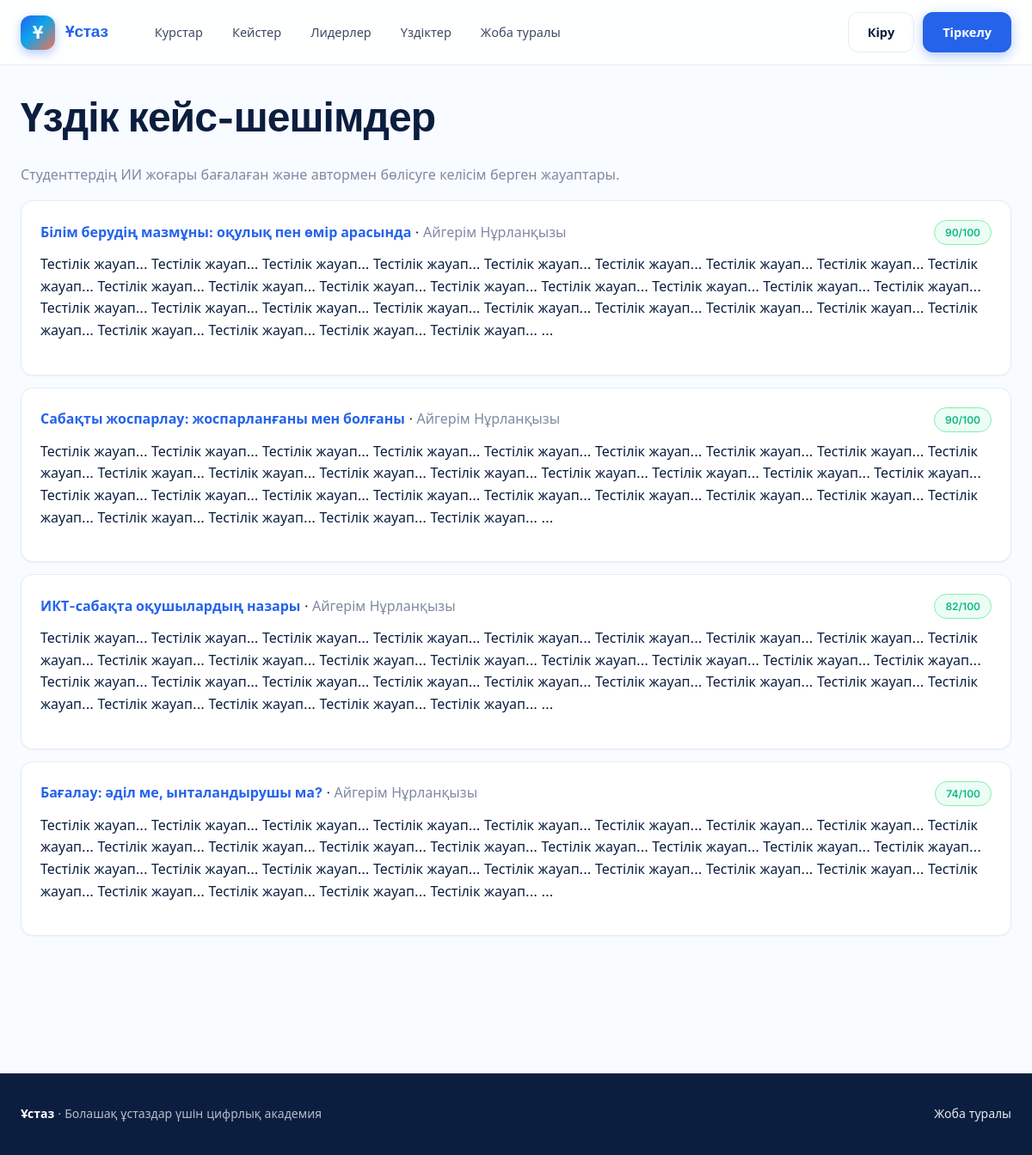
Screenshot of /s/best/ with the database file from the repository.
### assessments/models.py (models this page shows, shortened)
class CaseSubmission(models.Model):
    class Status(models.TextChoices):
        DRAFT = "draft", "Жоба"
        GRADED = "graded", "Бағаланды"
        FAILED = "failed", "Қате"
    case = models.ForeignKey(CaseStudy, on_delete=models.CASCADE, related_name="submissions")
    user = models.ForeignKey(
        settings.AUTH_USER_MODEL, on_delete=models.CASCADE, related_name="case_submissions"
    )
    response = models.TextField()
    status = models.CharField(max_length=8, choices=Status.choices, default=Status.DRAFT)
    score = models.PositiveSmallIntegerField(default=0)
    criteria_scores = models.JSONField(default=list, blank=True)
    feedback = models.TextField(blank=True)
    is_public = models.BooleanField(default=False)
    submitted_at = models.DateTimeField(auto_now_add=True)
    graded_at = models.DateTimeField(null=True, blank=True)
    class Meta:
        ordering = ["-submitted_at"]

class CaseStudy(models.Model):
    class Difficulty(models.TextChoices):
        EASY = "easy", "Жеңіл"
        MEDIUM = "medium", "Орта"
        HARD = "hard", "Күрделі"
    module = models.ForeignKey(
        Module, on_delete=models.SET_NULL, null=True, blank=True, related_name="cases"
    )
    course = models.ForeignKey(
        Course, on_delete=models.CASCADE, related_name="cases"
    )
    title = models.CharField(max_length=255)
    situation = models.TextField(help_text="Педагогикалық жағдайдың сипаттамасы")
    questions = models.JSONField(
        default=list, help_text="['Бұл жағдайда мұғалім не істеуі керек?', ...]"
    )
    expert_analysis = models.TextField(blank=True, help_text="Методист дайындаған эталондық талдау")
    rubric = models.JSONField(default=dict, blank=True)
    difficulty = models.CharField(max_length=8, choices=Difficulty.choices, default=Difficulty.MEDIUM)
    min_words = models.PositiveIntegerField(default=150)
    is_published = models.BooleanField(default=True)
    created_at = models.DateTimeField(auto_now_add=True)
    class Meta:
        ordering = ["-created_at"]
        verbose_name_plural = "Case studies"

### accounts/models.py (models this page shows, shortened)
class User(AbstractUser):
    class Role(models.TextChoices):
        STUDENT = "student", "Студент"
        METHODIST = "methodist", "Методист"
        ADMIN = "admin", "Әкімші"
    email = models.EmailField(blank=True)
    role = models.CharField(max_length=16, choices=Role.choices, default=Role.STUDENT)
    avatar = models.ImageField(upload_to="avatars/", blank=True, null=True)
    bio = models.TextField(blank=True)
    university = models.ForeignKey(
        University, on_delete=models.SET_NULL, null=True, blank=True, related_name="students"
    )
    region = models.ForeignKey(
        Region, on_delete=models.SET_NULL, null=True, blank=True, related_name="users"
    )
    specialty = models.ForeignKey(
        Specialty, on_delete=models.SET_NULL, null=True, blank=True, related_name="users"
    )
    year_of_study = models.PositiveSmallIntegerField(null=True, blank=True)
    locale = models.CharField(max_length=8, default="kk")
    is_profile_public = models.BooleanField(default=True)
    last_seen = models.DateTimeField(null=True, blank=True)
    REQUIRED_FIELDS = []
    @property
    def display_name(self):
        return self.get_full_name() or self.username

### social/views.py (the view)
# urls.py: path("best/", views.best_solutions, name="best_solutions"),
def best_solutions(request):
    qs = (
        CaseSubmission.objects.filter(is_public=True, status=CaseSubmission.Status.GRADED)
        .select_related("user", "case")
        .order_by("-score", "-submitted_at")[:50]
    )
    from django.shortcuts import render
    return render(request, "social/best_solutions.html", {"submissions": qs})

### templates/social/best_solutions.html (shortened to what this page needs)
{% extends "base.html" %}
{% block content %}
<div class="container">
  <h1>Үздік кейс-шешімдер</h1>
  <p class="muted">Студенттердің ИИ жоғары бағалаған және автормен бөлісуге келісім берген жауаптары.</p>
  {% for s in submissions %}
    <div class="card">
      <div style="display:flex; justify-content:space-between; align-items:center;">
        <div>
          <a href="{% url 'assessments:case_detail' s.case.id %}"><strong>{{ s.case.title }}</strong></a>
          · <span class="muted">{{ s.user.display_name }}</span>
        </div>
        <span class="pill pill-success">{{ s.score }}/100</span>
      </div>
      <p style="white-space:pre-wrap; margin-top:10px;">{{ s.response|truncatewords:60 }}</p>
    </div>
  {% empty %}
    <p class="muted">Әзірге бөлісілген шешім жоқ.</p>
  {% endfor %}
</div>
{% endblock %}

### static/css/app.css (style rules this page uses)
:root { --bg: #f8fbff; --bg-tint: #eff6ff; --bg-dark: #0b1e3f; --surface: #ffffff; --surface-2: #f7faff; --ink: #0b1e3f; --ink-soft: #3c4a64; --muted: #7e89a3; --line: #e6ecf5; --line-strong: #cfd9ea; --primary: #2563eb; --primary-600: #1d4ed8; --primary-50: #eff6ff; --primary-100: #dbeafe; --accent: #fb7050; --accent-600: #ea5a3a; --pop: #facc15; --pop-pink: #ec4899; --gradient: linear-gradient(135deg, #2563eb 0%, #0ea5e9 45%, #fb7050 100%); --gradient-soft: linear-gradient(135deg, #dbeafe 0%, #cffafe 50%, #fed7aa 100%); --success: #10b981; --warning: #f59e0b; --danger: #ef4444; --shadow-sm: 0 1px 2px rgba(11, 30, 63, 0.05); --shadow: 0 4px 16px rgba(37, 99, 235, 0.10), 0 1px 2px rgba(11, 30, 63, 0.04); --shadow-lg: 0 18px 44px rgba(37, 99, 235, 0.16), 0 4px 12px rgba(11, 30, 63, 0.05); --shadow-pop: 0 20px 50px rgba(251, 112, 80, 0.28); --r-sm: 10px; --r: 14px; --r-lg: 20px; --r-xl: 28px; }
* { box-sizing: border-box; }
html, body { margin: 0; padding: 0; }
body { font-family: "Inter", system-ui, -apple-system, "Segoe UI", Roboto, sans-serif; font-feature-settings: "cv11", "ss01", "ss03"; color: var(--ink); background: var(--bg); line-height: 1.6; -webkit-font-smoothing: antialiased; -moz-osx-font-smoothing: grayscale; }
.bg-cream { background: var(--bg); }
h1, h2, h3, .display { font-family: "Space Grotesk", "Inter", sans-serif; letter-spacing: -0.02em; font-weight: 700; color: var(--ink); }
h1 { font-size: clamp(2rem, 4vw, 3rem); line-height: 1.05; margin: 0 0 0.6em; }
a { color: var(--primary); text-decoration: none; transition: color .15s ease; }
.container { max-width: 1200px; margin: 0 auto; padding: 0 24px; }
.card { background: var(--surface); border: 1px solid var(--line); border-radius: var(--r); padding: 22px; box-shadow: var(--shadow-sm); transition: box-shadow .2s ease; }
.card + .card { margin-top: 14px; }
.pill { display: inline-flex; padding: 4px 12px; border-radius: 999px; background: var(--primary-50); font-size: 12px; font-weight: 600; color: var(--primary-600); border: 1px solid var(--primary-100); }
.pill-success { background: #ecfdf5; color: var(--success); border-color: #86efac; }
.muted { color: var(--muted); }

### rows the page displays
CaseSubmission: case "Білім берудің мазмұны: оқулық пен өмір арасында", user.display_name "Айгерім Нұрланқызы", score "90", response "Тестілік жауап... Тестілік жауап... Тестілік жауап... Тестілік жауап... Тестілік жауап... Тестілік жауап... Тестілік жауап... Тестілік жауап... Тестілік жауап... Тестілік жауап... Тестілік жауап... Тестілік жауап... Тестілік жауап... Тестілік жауап... Тестілік жауап... Тестілік жауап... Тестілік жауап... Тестілік жауап... Тестілік жауап... Тестілік жауап... Тестілік жауап... Тестілік жауап... Тестілік жауап... Тестілік жауап... Тестілік жауап... Тестілік жауап... Тестілік жауап... Тестілік жауап... Тестілік жауап... Тестілік жауап... …"
CaseSubmission: case "Сабақты жоспарлау: жоспарланғаны мен болғаны", user.display_name "Айгерім Нұрланқызы", score "90", response "Тестілік жауап... Тестілік жауап... Тестілік жауап... Тестілік жауап... Тестілік жауап... Тестілік жауап... Тестілік жауап... Тестілік жауап... Тестілік жауап... Тестілік жауап... Тестілік жауап... Тестілік жауап... Тестілік жауап... Тестілік жауап... Тестілік жауап... Тестілік жауап... Тестілік жауап... Тестілік жауап... Тестілік жауап... Тестілік жауап... Тестілік жауап... Тестілік жауап... Тестілік жауап... Тестілік жауап... Тестілік жауап... Тестілік жауап... Тестілік жауап... Тестілік жауап... Тестілік жауап... Тестілік жауап... …"
CaseSubmission: case "ИКТ-сабақта оқушылардың назары", user.display_name "Айгерім Нұрланқызы", score "82", response "Тестілік жауап... Тестілік жауап... Тестілік жауап... Тестілік жауап... Тестілік жауап... Тестілік жауап... Тестілік жауап... Тестілік жауап... Тестілік жауап... Тестілік жауап... Тестілік жауап... Тестілік жауап... Тестілік жауап... Тестілік жауап... Тестілік жауап... Тестілік жауап... Тестілік жауап... Тестілік жауап... Тестілік жауап... Тестілік жауап... Тестілік жауап... Тестілік жауап... Тестілік жауап... Тестілік жауап... Тестілік жауап... Тестілік жауап... Тестілік жауап... Тестілік жауап... Тестілік жауап... Тестілік жауап... …"
CaseSubmission: case "Бағалау: әділ ме, ынталандырушы ма?", user.display_name "Айгерім Нұрланқызы", score "74", response "Тестілік жауап... Тестілік жауап... Тестілік жауап... Тестілік жауап... Тестілік жауап... Тестілік жауап... Тестілік жауап... Тестілік жауап... Тестілік жауап... Тестілік жауап... Тестілік жауап... Тестілік жауап... Тестілік жауап... Тестілік жауап... Тестілік жауап... Тестілік жауап... Тестілік жауап... Тестілік жауап... Тестілік жауап... Тестілік жауап... Тестілік жауап... Тестілік жауап... Тестілік жауап... Тестілік жауап... Тестілік жауап... Тестілік жауап... Тестілік жауап... Тестілік жауап... Тестілік жауап... Тестілік жауап... …"

### other values shown
{{ PLATFORM_NAME }} "Ұстаз"
{{ PLATFORM_TAGLINE }} "Болашақ ұстаздар үшін цифрлық академия"
